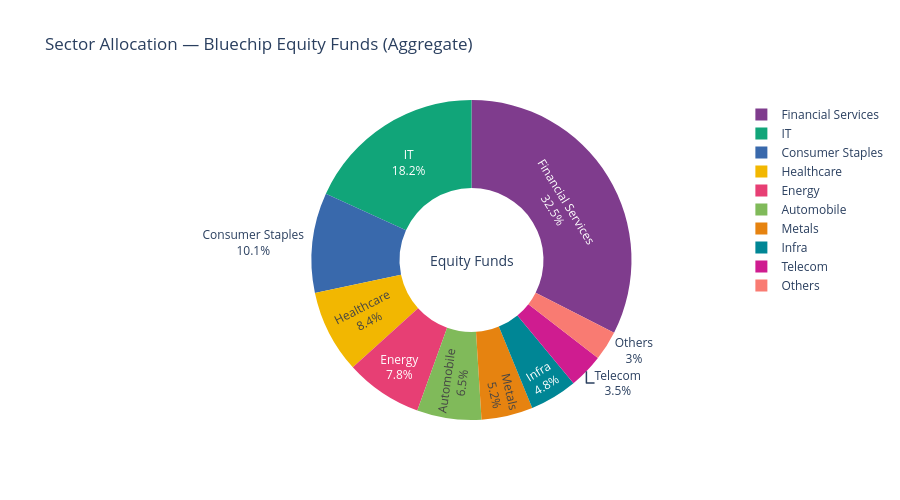

Write notebook code for a chart like this one.
### Code cell
# TASK 9: Sector allocation donut chart

sectors = ["Financial Services", "IT", "Consumer Staples", "Healthcare",
           "Energy", "Automobile", "Metals", "Infra", "Telecom", "Others"]
weights = [32.5, 18.2, 10.1, 8.4, 7.8, 6.5, 5.2, 4.8, 3.5, 3.0]

fig = go.Figure(go.Pie(
    labels=sectors,
    values=weights,
    hole=0.45,
    textinfo="label+percent",
    marker=dict(colors=px.colors.qualitative.Bold)
))

fig.update_layout(
    title="Sector Allocation — Bluechip Equity Funds (Aggregate)",
    annotations=[dict(text="Equity\nFunds", x=0.5, y=0.5,
                      font_size=14, showarrow=False)],
    height=500
)
fig.show()
fig.write_html("charts/chart9_sector_donut.html")
print("Chart 9 saved.")

### Figure 1 — Plotly figure (JSON) as saved in the notebook; plotly's stock layout.template omitted (floating-point values rounded to 4 significant figures)
{"data": [{"hole": 0.45, "labels": ["Financial Services", "IT", "Consumer Staples", "Healthcare", "Energy", "Automobile", "Metals", "Infra", "Telecom", "Others"], "marker": {"colors": ["rgb(127, 60, 141)", "rgb(17, 165, 121)", "rgb(57, 105, 172)", "rgb(242, 183, 1)", "rgb(231, 63, 116)", "rgb(128, 186, 90)", "rgb(230, 131, 16)", "rgb(0, 134, 149)", "rgb(207, 28, 144)", "rgb(249, 123, 114)", "rgb(165, 170, 153)"]}, "textinfo": "label+percent", "type": "pie", "values": [32.5, 18.2, 10.1, 8.4, 7.8, 6.5, 5.2, 4.8, 3.5, 3]}], "layout": {"annotations": [{"font": {"size": 14}, "showarrow": false, "text": "Equity\nFunds", "x": 0.5, "y": 0.5}], "height": 500, "title": {"text": "Sector Allocation — Bluechip Equity Funds (Aggregate)"}}}
